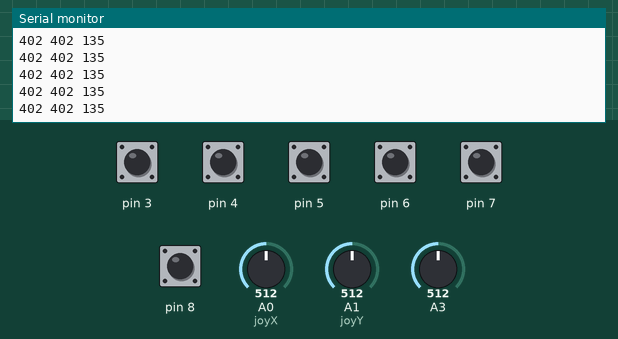
This sketch was run on a simulated Arduino Uno, built with avr-gcc and run on an emulated ATmega328P. Parts: the last lines printed to the serial monitor. Inputs (shaded band) come from the test bench; at power-on: pin 3–8 HIGH, A0 (joyX) = 512, A1 (joyY) = 512, A3 = 512. No radio packets arrive unless stated.

Above: at 1.2 s.
1.3 s: A0 (joyX) set to 716
At 1.33 s:
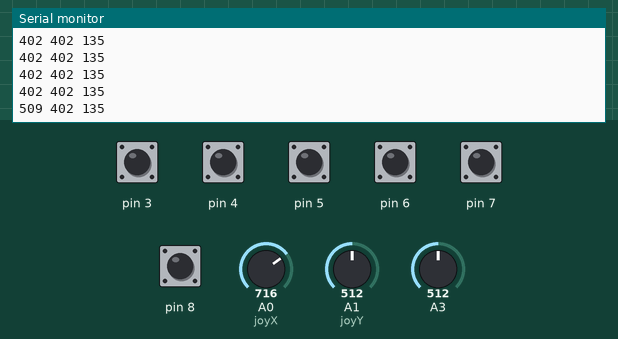
2.8 s: A1 (joyY) set to 716
At 2.8 s:
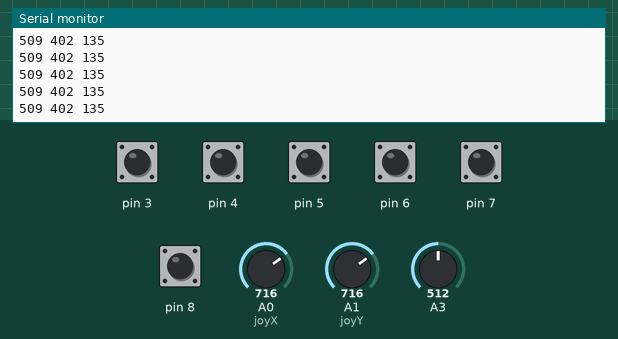
4.3 s: A3 set to 306
At 4.32 s:
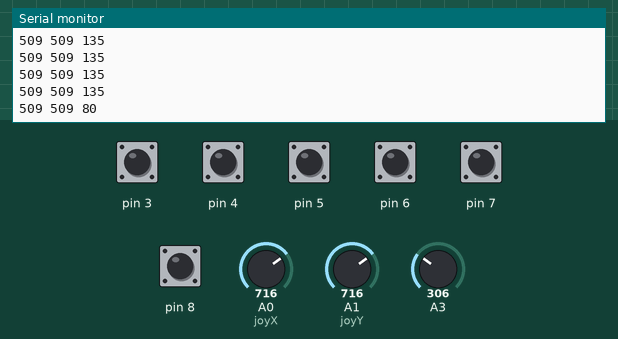
7.3 s: A0 (joyX) set to 900
At 7.31 s:
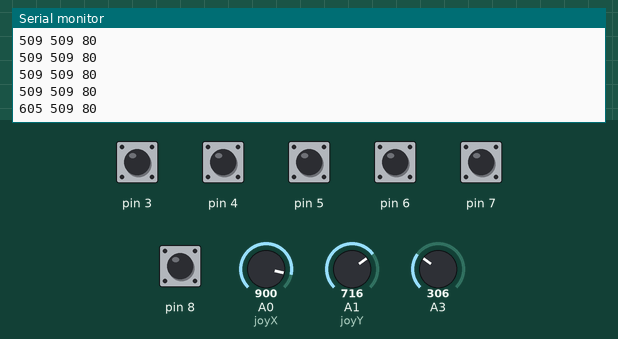
8.8 s: A1 (joyY) set to 900
At 8.84 s:
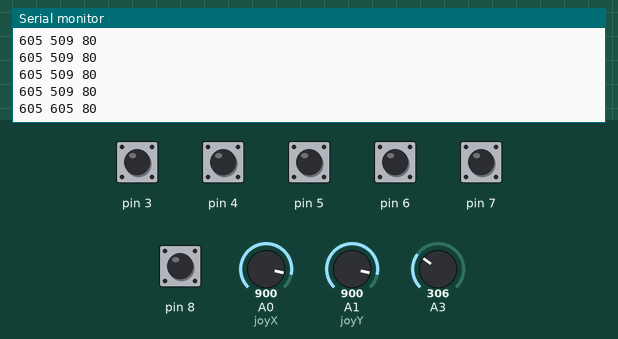
10.3 s: A3 set to 122
At 10.3 s:
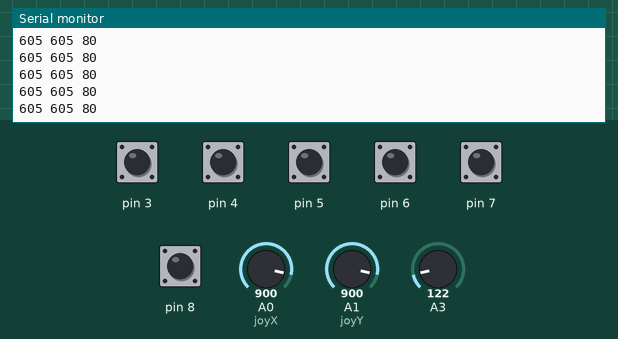
Timing chart, 0 to 12.8 s (numbered marks = the images above; inputs shaded):
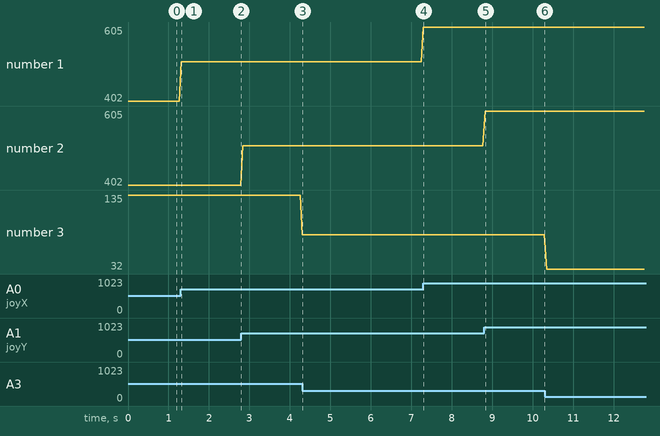

The sketch:

Transmitter_V2.ino
```cpp
#include <SPI.h>
#include <RF24.h>

RF24 radio(9, 10); // CE, CSN pins

const int SW_pin = 2;
int joyX = A0;
int joyY = A1;
int x, y;
int x1 = 90, y1 = 90, z1 = 90,value=90;

const byte address[6] = "10101";

void setup()
{
  radio.begin();
  radio.setPALevel(RF24_PA_MAX);
  radio.openWritingPipe(address);

  Serial.begin(9600);
  pinMode(SW_pin, INPUT);

  pinMode(3, INPUT_PULLUP);
  pinMode(4, INPUT_PULLUP);
  pinMode(5, INPUT_PULLUP);
  pinMode(6, INPUT_PULLUP);
  pinMode(7, INPUT_PULLUP);
  pinMode(8, INPUT_PULLUP);
}

void loop()
{
  x = analogRead(joyX);
  y = analogRead(joyY);
  value=analogRead(A3);
  x = map(x, 0, 1023, 135, 670);
  y = map(y, 0, 1023, 135, 670);
  value=map(value,0,1023,0,270);

  Serial.print(x);
  Serial.print(" ");
  Serial.print(y);
  Serial.print(" ");
  Serial.print(value);
  Serial.print("\n");

 int y2=digitalRead(3);
  if(y2 == HIGH ) y1++;

  if(digitalRead(4) == HIGH ) y1--;

  if(digitalRead(5) == HIGH ) x1++;

  if(digitalRead(6) == HIGH ) x1--;

  if(digitalRead(7) == HIGH ) z1++;

  if(digitalRead(8) == HIGH ) z1--;


  int data[7] = {x, y, x1, y1, z1,100,value};

  radio.write(data, sizeof(data));
  delay(50);
}
// put your main code here, to run repeatedly:
```

Measured:
- after the input at 1.3 s, the serial monitor: prints a new line at once (image 1)
- after the input at 4.3 s, the serial monitor: prints a new line at once (image 3)
- after the input at 7.3 s, the serial monitor: prints a new line at once (image 4)
- after the input at 8.8 s, the serial monitor: prints a new line at once (image 5)
- plotted number 1: 402 → 509 after the input at 1.3 s, 509 → 605 after the input at 7.3 s
- plotted number 3: 135 → 80 after the input at 4.3 s, 80 → 32 after the input at 10.3 s
